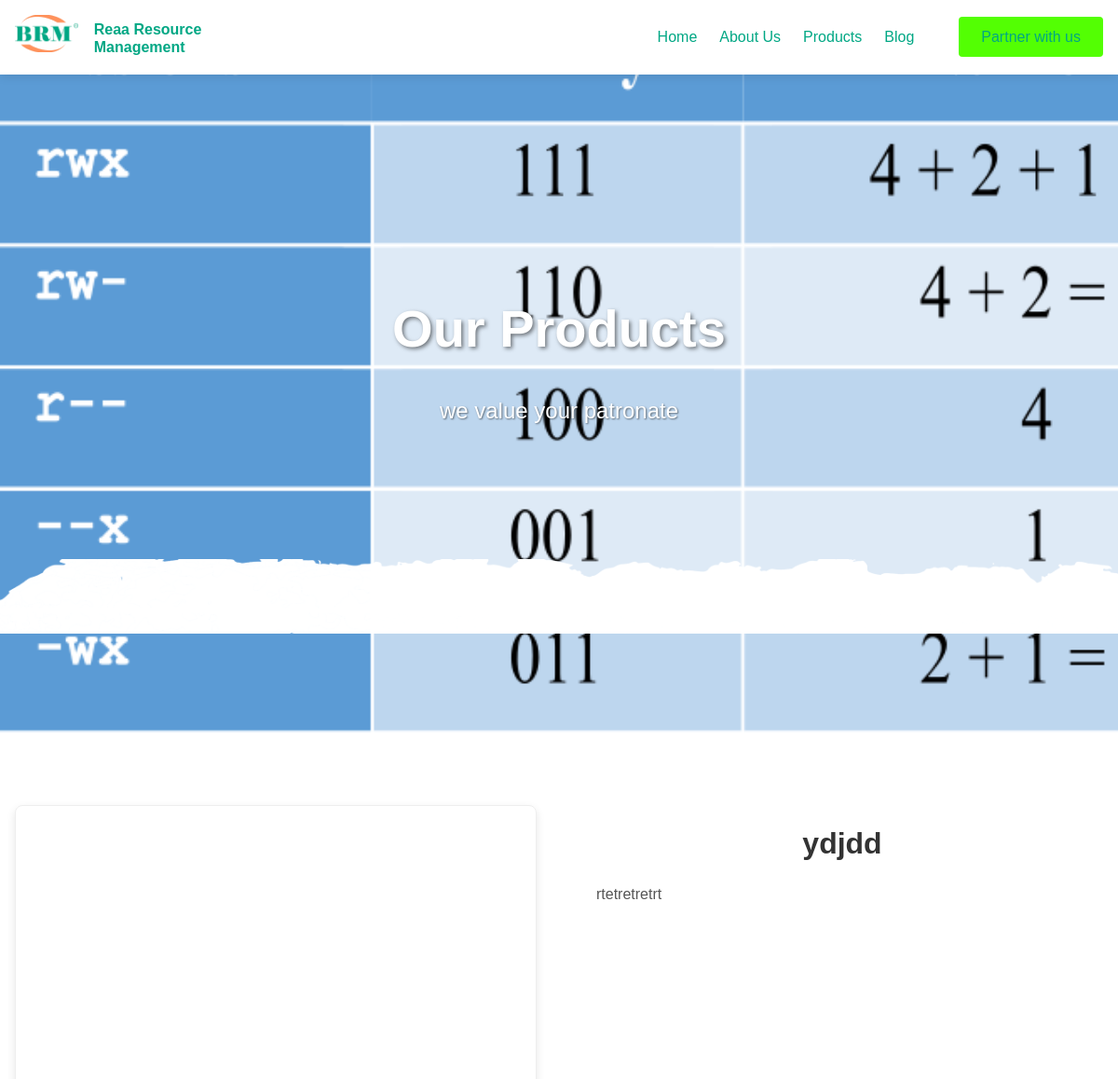
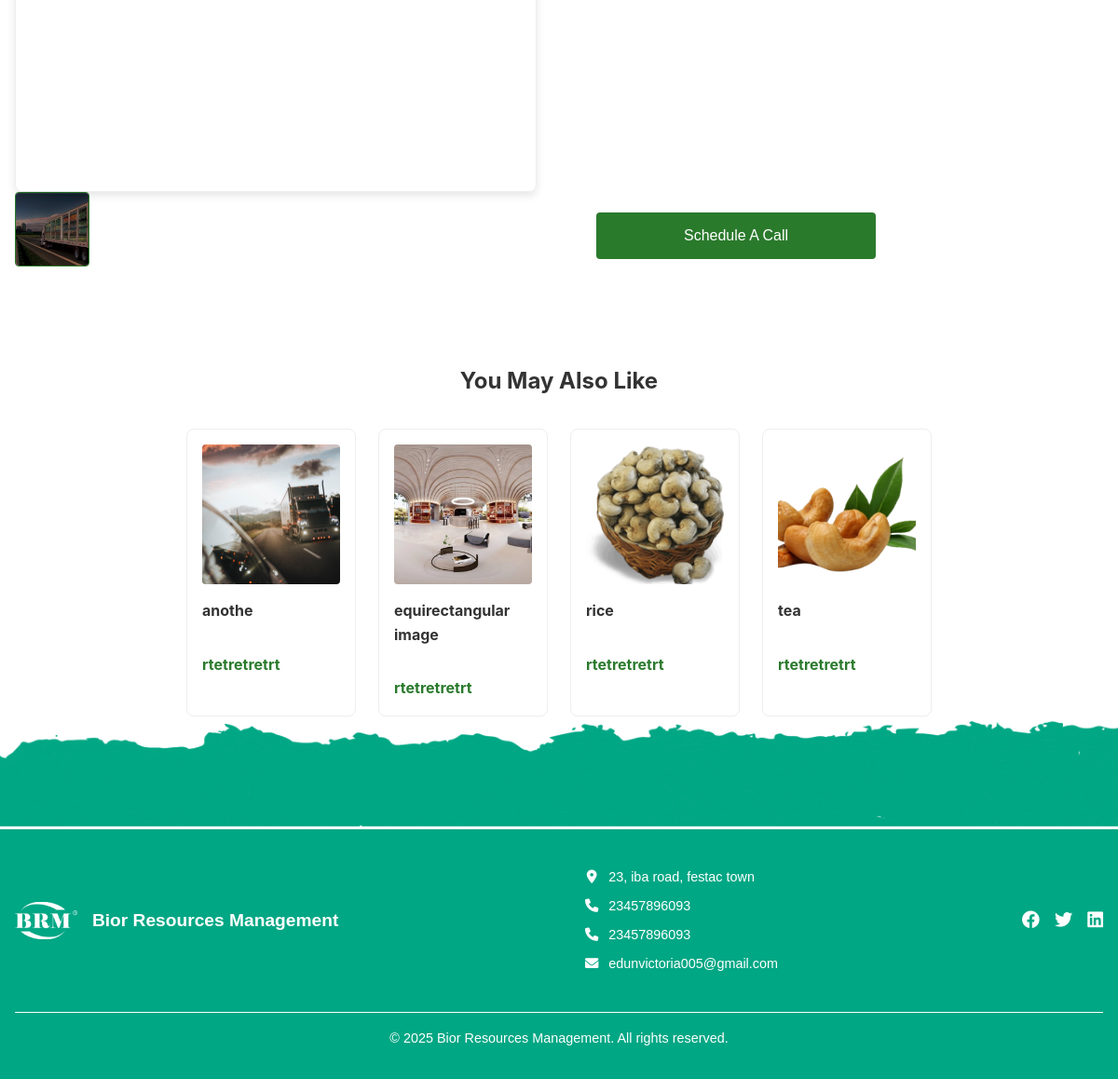
The app's page /product/ydjdd/ with its own data (2 pictures, top to bottom).
### rearm/models.py (models this page shows, shortened)
class Navbar(models.Model):
    logo = models.ImageField(upload_to='navbar/')  # Stores in `media/navbar/`
    site_name = models.CharField(max_length=100)
    def logo_preview(self):
        if self.logo:
            return mark_safe(f'<img src="{self.logo.url}" width="50" />')
        return "No Logo"
    logo_preview.short_description = 'Preview'

class HeroSection(models.Model):
    PAGE_CHOICES = [
        ('home', 'Home'),
        ('services', 'Services'),
        ('products', 'Products'),
        ('about', 'About Us'),
        ('contact', 'Contact Us'),
    ]
    page = models.CharField(max_length=20, choices=PAGE_CHOICES, unique=True)
    background_image = models.ImageField(upload_to='hero/')
    title = models.CharField(max_length=100)
    subtitle = models.TextField(blank=True)
    primary_cta_text = models.CharField(
        max_length=50,
        blank=True,
        help_text="Main button text (e.g. 'Get Started')"
    )
    primary_cta_link = models.CharField(
        max_length=200,
        blank=True,
        validators=[
            RegexValidator(
                regex=r'^(https?://|/|[\w-]+$)',
                message="Enter either: (1) URL name (e.g. 'services'), (2) Path (e.g. '/services/'), or (3) Full URL"
            )
        ],
        help_text="Examples:<br>"
                 "- URL name: 'services'<br>"
                 "- Path: '/services/'<br>"
                 "- Full URL: 'https://example.com'"
    )
    secondary_cta_text = models.CharField(
        max_length=50,
        blank=True,
        help_text="Secondary button text (e.g. 'Learn More')"
    )
    secondary_cta_link = models.CharField(
        max_length=200,
        blank=True,
        validators=[
            RegexValidator(
                regex=r'^(https?://|/|[\w-]+$)',
                message="Enter either: (1) URL name (e.g. 'services'), (2) Path (e.g. '/services/'), or (3) Full URL"
            )
        ],
        help_text="Examples:<br>"
                 "- URL name: 'services'<br>"
                 "- Path: '/services/'<br>"
                 "- Full URL: 'https://example.com'"
    )

class Product(models.Model):
    PRODUCT_TYPES = (
        ('type1', 'Processed Products'),
        ('type2', 'Raw Products'),
    )
    name = models.CharField(max_length=200)
    slug = models.SlugField(unique=True)
    category = models.ForeignKey(ProductCategory, on_delete=models.PROTECT)
    product_type = models.CharField(max_length=50, choices=PRODUCT_TYPES)
    description = models.TextField()
    image = models.ImageField(upload_to='products/')              # Main thumbnail image
    image_360 = models.ImageField(upload_to='products/360/', null=True, blank=True)  # 360° equirectangular image
    is_featured = models.BooleanField(default=False)
    is_active = models.BooleanField(default=True)
    created_at = models.DateTimeField(auto_now_add=True)
    class Meta:
        ordering = ['-created_at']
    def get_absolute_url(self):
        return reverse('product_detail', kwargs={'slug': self.slug})

class CompanyInfo(models.Model):
    name = models.CharField(max_length=100)
    logo = models.ImageField(upload_to='company/')
    address = models.TextField()
    phone_number_1 = models.CharField(max_length=20)
    phone_number_2 = models.CharField(max_length=20, blank=True, null=True)
    email = models.EmailField()
    class Meta:
        verbose_name_plural = "Company Info"

class SocialMedia(models.Model):
    PLATFORMS = [
        ('facebook', 'Facebook'),
        ('twitter', 'Twitter'),
        ('instagram', 'Instagram'),
        ('linkedin', 'LinkedIn'),
        ('youtube', 'YouTube'),
    ]
    company = models.ForeignKey(CompanyInfo, on_delete=models.CASCADE, related_name='social_media')
    platform = models.CharField(max_length=20, choices=PLATFORMS)
    url = models.URLField()
    def icon_class(self):
        return f"fab fa-{self.platform}"

### rearm/views.py (the view)
# urls.py: path('product/<slug:slug>/', views.product_detail, name='product_detail'),
def product_detail(request, slug):
    product = get_object_or_404(Product, slug=slug, is_active=True)
    related_products = Product.objects.filter(
        category=product.category,
        is_active=True
    ).exclude(id=product.id)[:4]  # Get 4 related products
    context = {
        'product': product,
        'related_products': related_products,
        }
    return render(request, 'rearm/products/detail.html', context)

### rearm/context_processors.py (called while the page is built)
def global_context(request):
    context = {}
    context['navbar'] = Navbar.objects.first()
    context['hero_sections'] = {
        hero.page: hero for hero in HeroSection.objects.all()
    } if HeroSection.objects.exists() else {}
    context['company'] = CompanyInfo.objects.first()
    context['current_year'] = datetime.now().year
    return context

### rearm/templatetags/custom_filters.py (called while the page is built)
@register.filter
def dict_key(d, key):
    return d.get(key, None)

### rearm/templates/rearm/products/detail.html (shortened to what this page needs)
{% extends "base.html" %}
{% load static %}
{% block content %}
  {% with page_name="products" %}
    {% include "includes/hero.html" %}
  {% endwith %}
<div class="product-detail-container">
    <div class="product-images">
        {% if product.image_360 %}
        <div class="main-image" style="width: 100%; height: 500px;">
            <a-scene embedded>
            </a-scene>
        </div>
        {% else %}
        <div class="main-image">
            <img src="{{ product.image.url }}" alt="{{ product.name }}">
        </div>
        {% endif %}
        <div class="thumbnail-row">
            {% if product.image %}
            <div class="thumbnail active">
                <img src="{{ product.image.url }}" alt="Thumbnail">
            </div>
            {% endif %}
        </div>
    </div>
    <div class="product-info">
        <h1 class="product-title">{{ product.name }}</h1>
        <div class="product-description">
            {{ product.description|linebreaks }}
        </div>
        <button class="add-to-cart-btn"> Schedule A Call </button>
    </div>
</div>
    <div class="related-products">
        <h2>You May Also Like</h2>
        <div class="related-grid">
            {% for related in related_products %}
            <div class="related-item">
                <a href="{{ related.get_absolute_url }}">
                    <img src="{{ related.image.url }}" alt="{{ related.name }}">
                    <h3>{{ related.name }}</h3>
                    <p class="product-description">{{ product.description|linebreaks }}</p>
                </a>
            </div>
            {% endfor %}
        </div>
    </div>
{% endblock %}

### templates/includes/navbar.html (shortened to what this page needs)
{% load static %}
<nav class="navbar">
  <div class="navbar-container">
    <div class="brand-wrapper">
      {% if navbar %}
        <a href="/" class="navbar-brand">
          <img src="{{ navbar.logo.url }}" alt="{{ navbar.site_name }}" class="logo">
          <span class="site-name">{{ navbar.site_name }}</span>
        </a>
      {% else %}
        <a href="/" class="navbar-brand">
          <img src="{% static 'images/default-logo.png' %}" alt="Default Logo" class="logo">
          <span class="site-name">My Site</span>
        </a>
      {% endif %}
    </div>
    <div class="navbar-links" id="main-nav-links">
      <div class="nav-center">
        <a href="/">Home</a>
        <a href="/about">About Us</a>
        <a href="{% url 'product_list' %}">Products</a>
        <a href="{% url 'post_list_all' %}">Blog</a>
      </div>
      <div class="nav-right">
        <a href="#" class="contact-modal-btn">Partner with us</a>
     </div>
    </div>
  </div>
</nav>

### templates/includes/hero.html (shortened to what this page needs)
{% load static custom_filters %}
{% with hero=hero_sections|dict_key:page_name|default:None %}
<div class="hero-section" {% if hero and hero.background_image %}style="background-image: url('{{ hero.background_image.url }}')"{% endif %}>
  <div class="hero-grunge">
    <img src="{% static 'img/grunge.png' %}" alt="">
  </div>
  <div class="hero-content">
    <h1 class="hero-title">{{ hero.title|default:"Default Title" }}</h1>
    {% if hero and hero.subtitle %}
      <p class="hero-subtitle">{{ hero.subtitle }}</p>
    {% endif %}
  </div>
</div>
{% endwith %}

### templates/includes/footer.html
{% load static %}
<div class="footer-grunge">
  <img src="{% static 'img/footerGrunge.png' %}" alt="">
</div>
<footer class="simple-footer">
  <div class="container">
        <div class="footer-content">
            <div class="footer-brand">
                {% if company.logo %}
                <img src="{{ company.logo.url }}" alt="{{ company.name }} Logo" class="footer-logo">
                {% endif %}
                <h3>{{ company.name }}</h3>
            </div>
            <div class="footer-contact">
                <p><i class="fas fa-map-marker-alt"></i> {{ company.address }}</p>
                <p><i class="fas fa-phone"></i> {{ company.phone_number_1 }}</p>
                {% if company.phone_number_2 %}
                <p><i class="fas fa-phone"></i> {{ company.phone_number_2 }}</p>
                {% endif %}
                <p><i class="fas fa-envelope"></i> {{ company.email }}</p>
            </div>
            <div class="footer-social">
                {% for social in company.social_media.all %}
                <a href="{{ social.url }}" target="_blank" rel="noopener noreferrer" aria-label="{{ social.get_platform_display }}">
                <i class="{{ social.icon_class }}"></i>
                </a>
                {% endfor %}
            </div>
        </div>
        <div class="footer-copyright">
        <p>&copy; {{ current_year }} {{ company.name }}. All rights reserved.</p>
        </div>
  </div>
</footer>

### blog/static/blog/css/main.css (style rules this page uses)
body { font-family: Arial, sans-serif; margin: 0; padding: 0; background: #f4f4f4; }
.container { max-width: 1200px; margin: 2rem auto; padding: 1rem; }
h1 { margin-bottom: 1.5rem; font-size: 2rem; text-align: center; }

### static/css/navbar.css (style rules this page uses)
.navbar { background: white; box-shadow: 0 2px 10px rgba(0,0,0,0.1); position: fixed; width: 100%; top: 0; left: 0; z-index: 1000; font-family: 'TT Firs Neue Trl', sans-serif; font-size: 16px; }
.navbar-container { display: flex; justify-content: space-between; align-items: center; max-width: 1200px; margin: 0 auto; padding: 1rem; }
.brand-wrapper { display: flex; align-items: center; }
.logo { height: 40px; margin-right: 12px; }
.site-name { font-weight: 600; color: #00A784; display: inline-block; max-width: 120px; line-height: 1.2; }
.navbar-links { display: flex; align-items: center; gap: 2rem; }
.nav-center { display: flex; gap: 1.5rem; }
.nav-right { margin-left: 1rem; }
.navbar a { color: #00A784; text-decoration: none; font-weight: 500; }

### static/css/hero.css (style rules this page uses)
.hero-section { height: 100vh; background-size: cover; background-position: center; background-repeat: no-repeat; display: flex; align-items: center; justify-content: center; text-align: center; position: relative; color: white; font-family: 'TT Firs Neue Trl', sans-serif; overflow: hidden; }
.hero-section::before { content: ''; position: absolute; top: 0; left: 0; width: 100%; height: 100%; z-index: 1; }
.hero-content { position: relative; z-index: 2; max-width: 800px; padding: 2rem; }
.hero-title { font-family: 'Monument', sans-serif !important; color: rgb(255, 255, 255); font-size: 3.5rem; font-weight: 800; margin-bottom: 1.5rem; text-shadow: 2px 2px 4px rgba(0,0,0,0.5); }
.hero-subtitle { font-family: 'TT Firs Neue Trl', sans-serif; font-size: 1.5rem; margin-bottom: 2rem; text-shadow: 1px 1px 2px rgba(0,0,0,0.5); }
.hero-grunge { position: absolute; top: 600px; left: 0; width: 100%; z-index: 1; }
.hero-grunge img { width: 100%; display: block; }

### static/css/services.css (style rules this page uses)
.container { max-width: 1200px; margin: 0 auto; padding: 0 20px; }
h1 { text-align: center; font-size: 2.5rem; color: #2c3e50; margin-bottom: 3rem; }
h2 { font-size: 1.8rem; color: #34495e; margin-bottom: 1rem; }

### static/css/about.css (style rules this page uses)
.container { padding: 0 1.5rem; }
.main-image { width: 100%; height: 400px; border-radius: 8px; overflow: hidden; box-shadow: 0 10px 20px rgba(0,0,0,0.1); }

### static/css/footer.css (style rules this page uses)
.footer-grunge { position: relative; top: 5px; }
.footer-grunge img { width: 100%; }
.simple-footer { font-family: 'TT Firs Neue Trl', sans-serif; background: #00A784; color: #fff; padding: 2rem 0; font-size: 0.9rem; }
.container { padding: 0 1rem; }
.footer-content { display: flex; flex-direction: column; margin-bottom: 2rem; }
.footer-brand { display: flex; align-items: center; gap: 1rem; }
.footer-logo { height: 40px; width: auto; }
.footer-brand h3 { margin: 0; font-size: 1.2rem; }
.footer-contact p { margin: 0.5rem 0; display: flex; align-items: center; gap: 0.5rem; }
.footer-contact i { color: white; width: 20px; text-align: center; }
.footer-social { color: #fff; display: flex; gap: 1rem; }
.footer-social a { color: #fff; font-size: 1.2rem; transition: color 0.3s ease; }
.footer-copyright { text-align: center; padding-top: 1rem; border-top: 1px solid #ffffff; color: #a0aec0; }
.footer-copyright p { color: #fff; }
@media (min-width: 768px) { .footer-content { flex-direction: row; justify-content: space-between; align-items: center; } }
@media (min-width: 768px) { .footer-contact { text-align: center; } }

### static/css/products.css (style rules this page uses)
.product-description { font-size: 0.78rem; color: #333; text-decoration: none; text-align: left; }
.container { max-width: 1200px; margin: 0 auto; padding: 0 1rem; }
.product-info { padding: 1.5rem; text-align: center; }
.product-detail-container { display: grid; grid-template-columns: 1fr 1fr; gap: 3rem; max-width: 1200px; margin: 2rem auto; padding: 0 1rem; }
.product-images { position: relative; }
.main-image { width: 100%; border-radius: 8px; box-shadow: 0 4px 10px rgba(0,0,0,0.1); }
.product-info { padding: 1rem; }
.product-description { line-height: 1.6; margin-bottom: 2rem; }

### static/css/modal-contact.css (style rules this page uses)
.contact-modal-btn { background-color: #53ff03; color: white; border: none; padding: 0.8rem 1.5rem; font-size: 1rem; border-radius: 4px; cursor: pointer; transition: all 0.3s ease; }

### static/css/blog.css (style rules this page uses)
:root { --primary: #6C5CE7; --secondary: #A29BFE; --accent: #FD79A8; --dark: #2D3436; --light: #F5F6FA; --gray: #636E72; --light-gray: #DFE6E9; --white: #FFFFFF; --shadow: 0 10px 30px rgba(0,0,0,0.1); --radius: 12px; --transition: all 0.3s ease; }

### records on screen
Navbar: logo (picture), site_name "Reaa Resource Management"
HeroSection: background_image (picture), title "Our Products", subtitle "we value your patronate"
Product: image (picture), name "ydjdd", description "rtetretretrt"
Product: image (picture), name "anothe"
Product: image (picture), name "equirectangular image"
Product: image (picture), name "rice"
Product: image (picture), name "tea"
CompanyInfo: logo (picture), name "Bior Resources Management", address "23, iba road, festac town", phone_number_1 "23457896093", phone_number_2 "23457896093", email "edunvictoria005@gmail.com"

### other values on screen
{{ current_year }} "2025"
